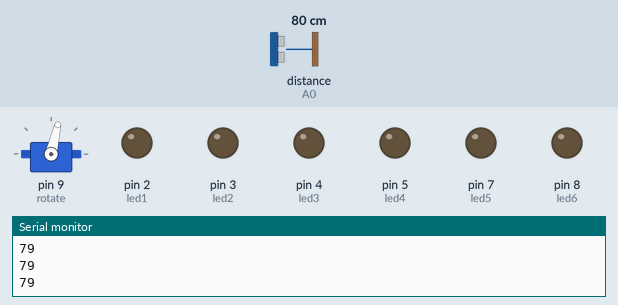
Bench run of a sketch on a simulated Arduino Uno, built with avr-gcc and run on an emulated ATmega328P. Parts: servo, output pins drawn as LEDs (lit = HIGH), the last lines printed to the serial monitor. Wiring (inferred from the names in the program): ultrasonic range finder: trigger pin 6; echo A0. The test bench sets the inputs (shaded band); at power-on: distance to the obstacle (sensor on A0) 80 cm. The echo pulse lasts 58.3 µs per cm; pins used as bus, display or sensor lines are not drawn.

Above: at 1.2 s.
1.3 s: distance to the obstacle (sensor on A0) set to 2 cm
At 2.0 s:
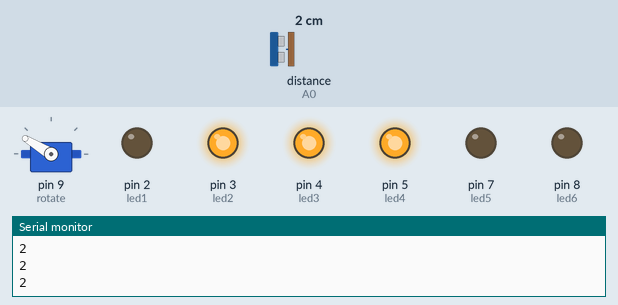
4.3 s: distance to the obstacle (sensor on A0) set to 250 cm
At 5.1 s:
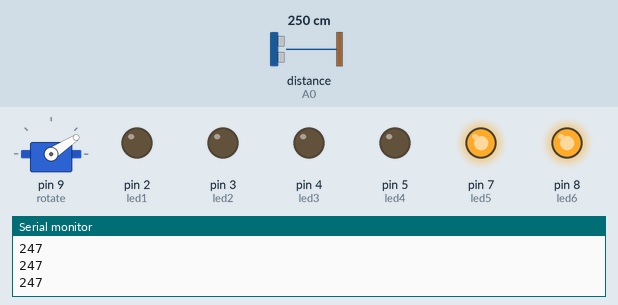
7.3 s: distance to the obstacle (sensor on A0) set to 4 cm
At 7.8 s:
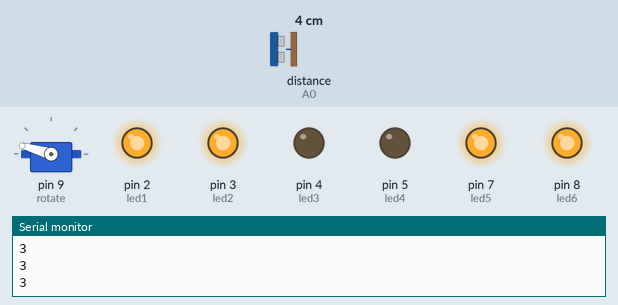
10.3 s: distance to the obstacle (sensor on A0) set to 299 cm
At 11.2 s:
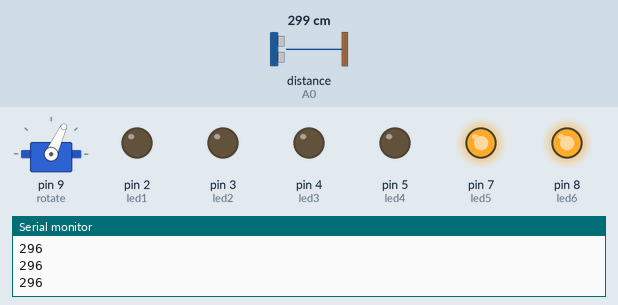
13.3 s: distance to the obstacle (sensor on A0) set to 18 cm
At 14.4 s:
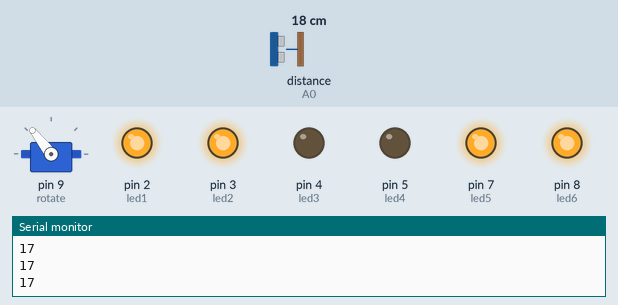
16.3 s: distance to the obstacle (sensor on A0) set to 9 cm
At 16.9 s:
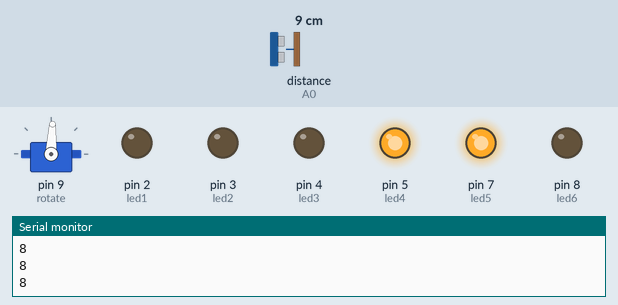
Timing chart, 0 to 20.3 s (numbered marks = the images above; inputs shaded):
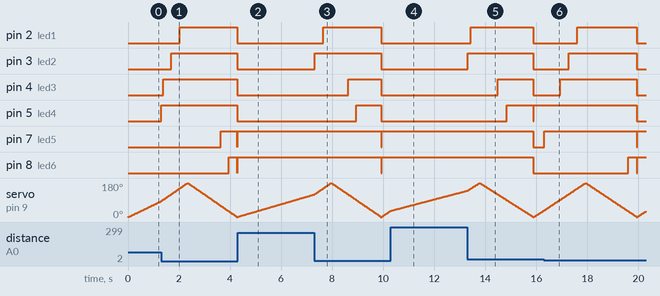

Measured:
- after the input at 1.3 s, pin 2 (led1): LOW → HIGH after 0.72 s, → LOW 2.3 s later; pin 3 (led2): LOW → HIGH after 0.40 s, → LOW 2.6 s later; pin 4 (led3): LOW → HIGH after 0.08 s, → LOW 2.9 s later; pin 5 (led4): LOW → HIGH at once, → LOW 3.0 s later; pin 7 (led5): LOW → HIGH after 2.3 s, → LOW 0.64 s later, → HIGH 0.01 s later
- after the input at 4.3 s, pin 2 (led1): stays LOW (without the input it goes to HIGH after 1.6 s); pin 3 (led2): stays LOW (without the input it goes to HIGH after 1.3 s); pin 4 (led3): stays LOW (without the input it goes to HIGH after 0.97 s); pin 5 (led4): stays LOW (without the input it goes to HIGH after 0.64 s)
- after the input at 7.3 s, pin 2 (led1): LOW → HIGH after 0.35 s, → LOW 2.3 s later; pin 3 (led2): LOW → HIGH at once, → LOW 2.6 s later; pin 4 (led3): LOW → HIGH after 1.3 s, → LOW 1.3 s later; pin 5 (led4): LOW → HIGH after 1.7 s, → LOW 0.97 s later; pin 7 (led5), pin 8 (led6): HIGH → LOW after 2.6 s, → HIGH 0.01 s later
- after the input at 10.3 s, pin 2 (led1): stays LOW (without the input it goes to HIGH after 1.3 s); pin 3 (led2): stays LOW (without the input it goes to HIGH after 0.95 s); pin 4 (led3): stays LOW (without the input it goes to HIGH after 0.63 s); pin 5 (led4): stays LOW (without the input it goes to HIGH after 0.30 s)
- after the input at 13.3 s, pin 2 (led1): LOW → HIGH after 0.14 s, → LOW 2.4 s later; pin 3 (led2): LOW → HIGH at once, → LOW 2.6 s later; pin 4 (led3): LOW → HIGH after 1.2 s, → LOW 1.4 s later; pin 5 (led4): LOW → HIGH after 1.5 s, → LOW 1.0 s later, → HIGH 0.01 s later; pin 7 (led5), pin 8 (led6): HIGH → LOW after 2.6 s
- after the input at 16.3 s, pin 7 (led5): LOW → HIGH at once, → LOW 3.6 s later, → HIGH 0.01 s later; pin 8 (led6): LOW → HIGH after 3.3 s, → LOW 0.33 s later, → HIGH 0.01 s later

The sketch:

radar_using_led__.ino
```cpp
#include<Servo.h>
Servo rotate;
int trig=6;
int echo=A0;
int led1=2;
int led2=3;
int led3=4;
int led4=5;
int led5=7;
int led6=8;

void setup() {
 Serial.begin(9600);
  pinMode(trig,OUTPUT);
  pinMode(led1,OUTPUT);
  pinMode(led2,OUTPUT);
  pinMode(led3,OUTPUT);
  pinMode(led4,OUTPUT);
  pinMode(led5,OUTPUT);
  pinMode(led6,OUTPUT);
  pinMode(echo,INPUT);
  rotate.attach(9);
}

void loop() {
  digitalWrite(led1,LOW);
  digitalWrite(led2,LOW);
  digitalWrite(led3,LOW);
  digitalWrite(led4,LOW);
  digitalWrite(led5,LOW);
  digitalWrite(led6,LOW);
  int angle;
  int duration;
  int dist;
  for(angle=0;angle<=180;angle++){
    rotate.write(angle);
    delay(10);

dist=distance();
  Serial.print(dist);
  Serial.print("\n");
  if(angle<=30&&dist<10)
  digitalWrite(led6,HIGH);

  if(angle<=60&&dist<15)
  digitalWrite(led5,HIGH);

  else if(angle<=90&&dist<25)
  digitalWrite(led4,HIGH);

  else if(angle<=120&&dist<25)
  digitalWrite(led3,HIGH);

  else if(angle<=150&&dist<25)
  digitalWrite(led2,HIGH);

  else if(angle<=180&&dist<25)
  digitalWrite(led1,HIGH);

}

    for(angle=180;angle>=0;angle--){
    rotate.write(angle);
    delay(10);
  dist=distance();
  if(angle<=30&&dist<10)
  digitalWrite(led6,HIGH);

  if(angle<=60&&dist<7)
  digitalWrite(led5,HIGH);

  else if(angle<=90&&dist<25)
  digitalWrite(led4,HIGH);

  else if(angle<=120&&dist<25)
  digitalWrite(led3,HIGH);

  else if(angle<=150&&dist<25)
  digitalWrite(led2,HIGH);

  else if(angle<=180&&dist<25)
  digitalWrite(led1,HIGH);
  }

}
int distance(){
  int dist,duration;
  digitalWrite(trig,LOW);
  delayMicroseconds(5);
  digitalWrite(trig,HIGH);
  delayMicroseconds(10);
  digitalWrite(trig,LOW);
  duration=pulseIn(echo,HIGH);
  dist=duration*0.034/2;

return dist;
}
```
